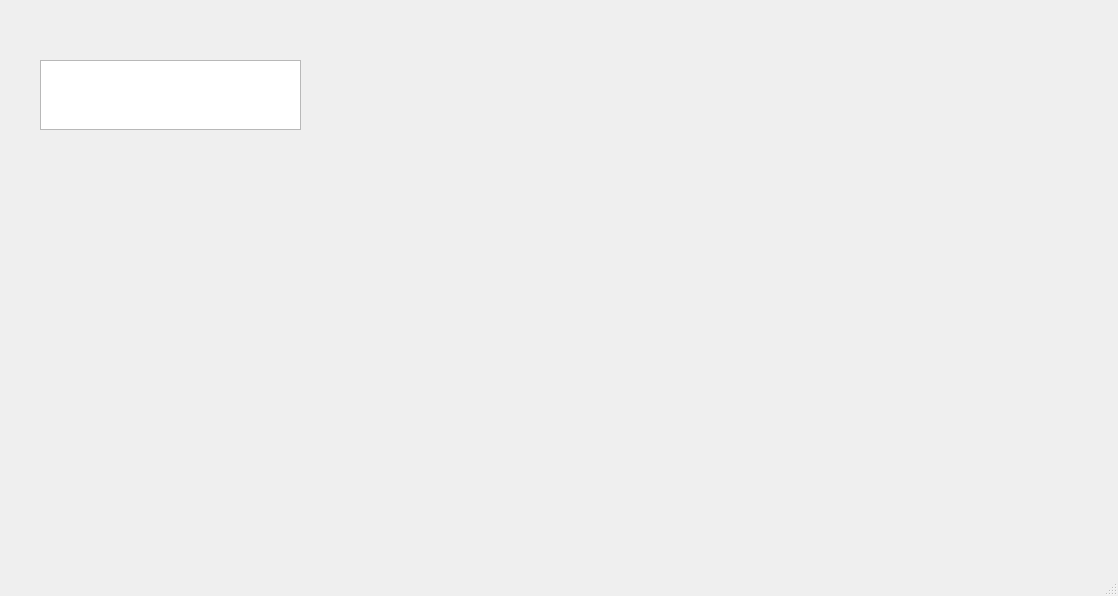
<?xml version="1.0" encoding="UTF-8"?>
<ui version="4.0">
 <class>MainWindow</class>
 <widget class="QMainWindow" name="MainWindow">
  <property name="geometry">
   <rect>
    <x>0</x>
    <y>0</y>
    <width>1118</width>
    <height>596</height>
   </rect>
  </property>
  <property name="windowTitle">
   <string>MainWindow</string>
  </property>
  <widget class="QWidget" name="centralwidget">
   <widget class="QTextEdit" name="textEdit">
    <property name="geometry">
     <rect>
      <x>40</x>
      <y>60</y>
      <width>261</width>
      <height>70</height>
     </rect>
    </property>
   </widget>
  </widget>
  <widget class="QMenuBar" name="menubar">
   <property name="geometry">
    <rect>
     <x>0</x>
     <y>0</y>
     <width>1118</width>
     <height>23</height>
    </rect>
   </property>
  </widget>
  <widget class="QStatusBar" name="statusbar"/>
 </widget>
 <resources/>
 <connections/>
</ui>
